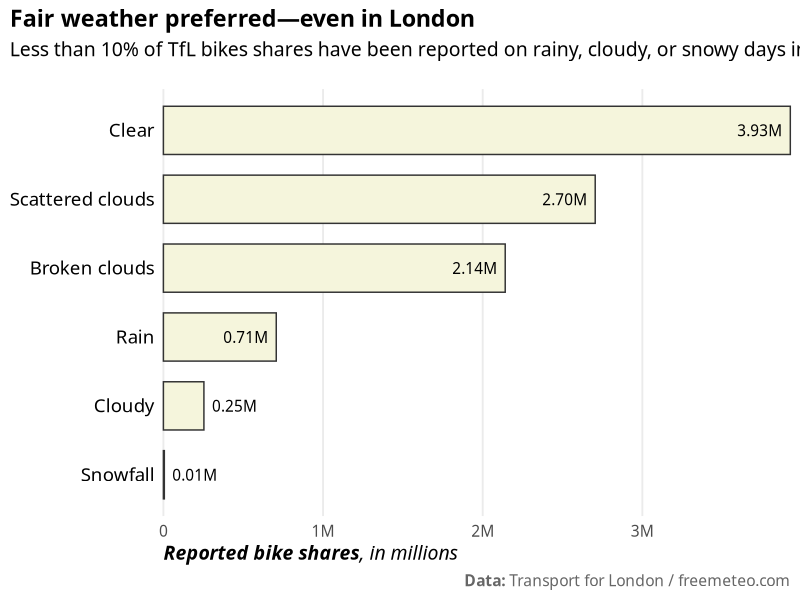

This figure's R source:
## ---- chunk 1
#| label: preparation
library(readr)
library(dplyr)
library(ggplot2)

## data
bikes <-
  read_csv(
    here::here("data", "london-bikes.csv"),
    col_types = "Dcfffilllddddc"
  )
## ---- chunk 2
#| label: bars-weather-2015
bikes |> 
  filter(year == "2015") |> 
  mutate(weather_type = forcats::fct_reorder(weather_type, count, .fun = sum)) |> 
  ggplot(aes(x = count, y = weather_type)) +
  stat_summary(
    geom = "bar", fun = sum, 
    color = "grey20", fill = "beige", width = .7
  ) +
  stat_summary(
    geom = "text", fun = sum,
    aes(
      label = after_stat(paste0("  ", sprintf("%2.2f", x / 10^6), "M  ")),
      hjust = after_stat(x) > .5*10^6
    ),
    family = "Asap SemiCondensed"
  ) +
  scale_x_continuous(
    expand = c(0, 0), name = "**Reported bike shares**, in millions", 
    breaks = 0:4*10^6, labels = c("0", paste0(1:4, "M"))
  ) +
  scale_y_discrete(labels = stringr::str_to_sentence, name = NULL) +
  coord_cartesian(clip = "off") +
  labs(
    title = "Fair weather preferred—even in London",
    subtitle = "Less than 10% of TfL bikes shares have been reported on rainy, cloudy, or snowy days in 2015.",
    caption = "**Data:** Transport for London / freemeteo.com"
  ) +
  theme_minimal(base_size = 14, base_family = "Asap SemiCondensed") +
  theme(
    panel.grid.major.y = element_blank(),
    panel.grid.minor = element_blank(),
    axis.title.x = ggtext::element_markdown(hjust = 0, face = "italic"),
    axis.text.y = element_text(color = "black", size = rel(1.2)),
    plot.title = element_text(face = "bold"),
    plot.subtitle = element_text(margin = margin(b = 20)),
    plot.title.position = "plot",
    plot.caption = ggtext::element_markdown(color = "grey40")
  )
## ---- chunk 3
#| label: plot-colors

## ---- chunk 4
#| label: hcl-spectrum

## ---- chunk 5
#| label: hcl-spectrum

## ---- chunk 6
#| label: export-plot

